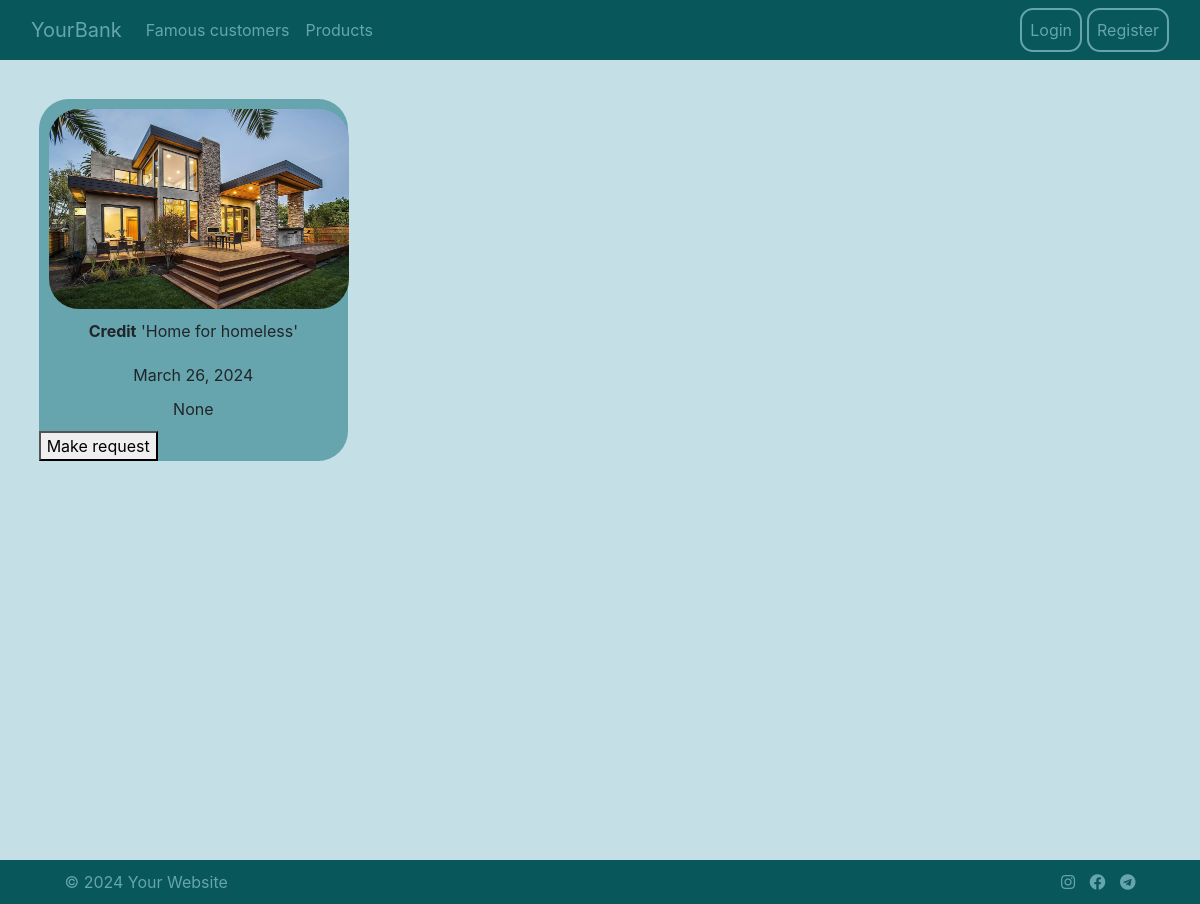
The page /products/1/ on the database its author committed.
### web_bank/models.py (models this page shows)
class Product(models.Model):
    product_name = models.CharField(
        max_length=50,
        verbose_name='product_name',
        blank=False,
        null=False
    )
    cred_type = models.CharField(
        max_length=50,
        verbose_name='type',
        blank=False,
        null=False
    )
    clients = models.ManyToManyField(
        'Client',
        verbose_name='clients',
        blank=True
    )
    description = models.TextField(
        blank=True,
        null=True
    )
    start_date = models.DateField(
        verbose_name='start_date',
        validators=[MaxValueValidator(datetime.date.today())]
    )
    end_date = models.DateField(
        verbose_name='end_date',
        validators=[MinValueValidator(datetime.date.today())],
        blank=True,
        null=True
    )
    image = models.ImageField(
        upload_to='photos/',
        blank=True,
        verbose_name="Product image"
    )
    class Meta:
        indexes = [models.Index(fields=['product_name'])]
        verbose_name = 'Product'
        verbose_name_plural = 'Products'
        ordering = ['product_name']

### web_bank/views.py (the view)
# urls.py: path('products/', products, name='products', kwargs={'id': 0}),
def products(r, id):
    if id:
        product = Product.objects.get(id=id)
        return render(r, 'product.html', {'product': product})
    products = Product.objects.all()
    paginator = Paginator(products, 6)
    page_num = r.GET.get('page')
    page_obj = paginator.get_page(page_num)
    return render(r, 'products.html', {'products': products, 'page_obj': page_obj})

### templates/product.html
{% extends 'base.html' %}
{% block content %}
<div class="product-container">
    <div class="product-item-container">
        <div class="custom-div-img">
            <img class="img-radius" src="{{ product.image.url }}" alt="img" height="200" width="300">
        </div>
        <div class="custom-div"><b>{{ product.cred_type }}</b> '{{ product.product_name }}'</div>
        <div class="custom-div">{{ product.description }}</div>
        <div class="custom-div">{{ product.start_date }}</div>
        <div class="custom-div">{{ product.end_date }}</div>
        <button type="button">Make request</button>
    </div>
</div>
{% endblock %}

### static/css/styles.css (style rules this page uses)
* { margin: 0px }
.body-color { background-color: #C4DFE6; }
.custom-div { padding: 10px; padding-top: 0px; text-align: center; }
.custom-div-img { padding: 10px; text-align: center; }
.product-container { display: grid; grid-template-columns: repeat(3, 1fr); grid-gap: 20px; }
.product-item-container { background-color: #66A5AD; border 1px solid: #66A5AD; border-radius: 30px; margin: 10% 10%; }
.img-radius { border-radius: 30px; }

### rows shown on the page
Product: image (picture), cred_type "Credit", product_name "Home for homeless", start_date "March 26, 2024", end_date "None"
